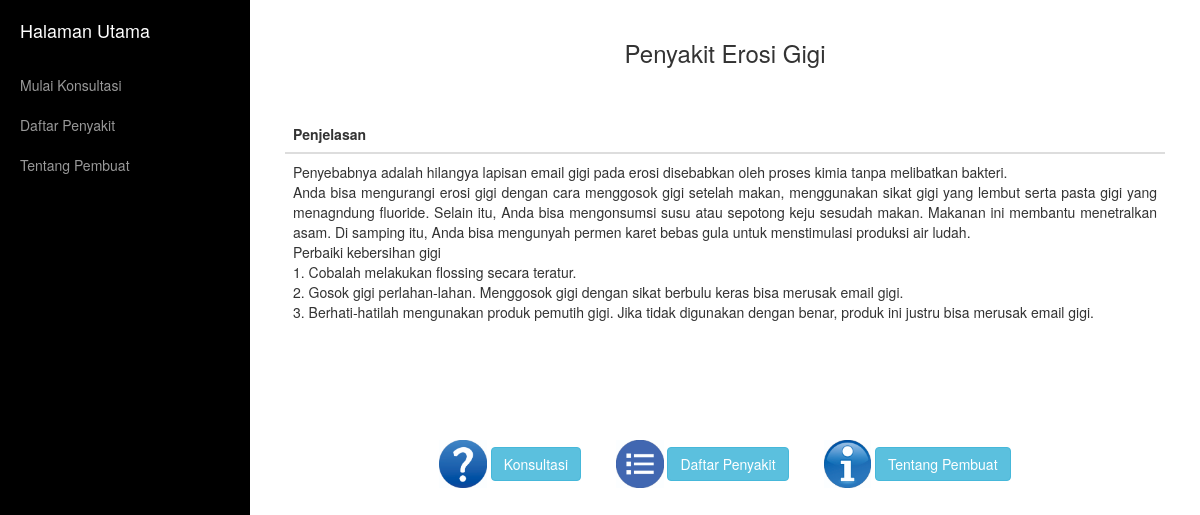
The app's page /p1.php with its own data.
### tables this page shows
CREATE TABLE `penyakit` (
  `id_penyakit` varchar(3) NOT NULL,
  `nama` varchar(50) NOT NULL,
  `solusi` text NOT NULL
);

### p1.php (the view, shortened to what this page needs)
<!DOCTYPE html>
<html lang="en">
<head>
<?php
$query=mysql_query("select * from penyakit where id_penyakit='p1'");
?>
    <link href="css/bootstrap.min.css" rel="stylesheet">
    <link href="css/simple-sidebar.css" rel="stylesheet">
</head>
<body>
    <div id="wrapper">
        <div id="sidebar-wrapper">
            <ul class="sidebar-nav">
                <li class="sidebar-brand">
                    <a href="index.html">
                       Halaman Utama
                    </a>
                </li>
                <li>
                    <a href="konsultasi.php">Mulai Konsultasi</a>
                </li>
                <li>
                    <a href="daftar_penyakit.php">Daftar Penyakit</a>
                </li>
                <li>
                    <a href="tentang.php">Tentang Pembuat</a>
                </li>
            </ul>
        </div>
        <div id="page-content-wrapper">
            <div class="container-fluid">
                <div class="row">
                    <div class="col-lg-12">
                        <div class = "table-responsive">
                           <table class = "table">
                            <?php
                              while($row=mysql_fetch_array($query)){
                              ?>
                              <h3 align="center">Penyakit <?php echo $row['nama'];?></h3><br>
                              <thead>
                                 <tr>
                                 <br>
                                    <th width="65%">Penjelasan</th>
                                 </tr>
                              </thead>
                              <tbody>
                                <tr>
                                    <td><?php echo $row['solusi'];?></td>
                                </tr>
                              </tbody>
                           </table>
                        </div>
                    </div>
                </div>
            </div>
        </div>
<br><br><br><p align="center"><img height='5%' width='5%'src='konsult.jpg'> <a href="konsultasi.php" class="btn btn-info">Konsultasi</a>
                        &nbsp&nbsp&nbsp&nbsp&nbsp&nbsp&nbsp&nbsp<img height='5%' width='5%' src='list.jpg'> <a href="daftar_penyakit.php" class="btn btn-info">Daftar Penyakit</a>
                        &nbsp&nbsp&nbsp&nbsp&nbsp&nbsp&nbsp&nbsp<img height='5%' width='5%' src='about.jpg'> <a href="tentang.php" class="btn btn-info">Tentang Pembuat</a></p>
    </div>
</body>
</html>
<?php
}
?>

### css/simple-sidebar.css (style rules this page uses)
body { overflow-x: hidden; }
#wrapper { padding-left: 0; -webkit-transition: all 0.5s ease; -moz-transition: all 0.5s ease; -o-transition: all 0.5s ease; transition: all 0.5s ease; }
#sidebar-wrapper { z-index: 1000; position: fixed; left: 250px; width: 0; height: 100%; margin-left: -250px; overflow-y: auto; background: #000; -webkit-transition: all 0.5s ease; -moz-transition: all 0.5s ease; -o-transition: all 0.5s ease; transition: all 0.5s ease; }
#page-content-wrapper { width: 100%; position: absolute; padding: 15px; }
.sidebar-nav { position: absolute; top: 0; width: 250px; margin: 0; padding: 0; list-style: none; }
.sidebar-nav li { text-indent: 20px; line-height: 40px; }
.sidebar-nav li a { display: block; text-decoration: none; color: #999999; }
.sidebar-nav > .sidebar-brand { height: 65px; font-size: 18px; line-height: 60px; }
.sidebar-nav > .sidebar-brand a { color: #999999; }
@media (min-width:768px) { #wrapper { padding-left: 250px; } }
@media (min-width:768px) { #sidebar-wrapper { width: 250px; } }
@media (min-width:768px) { #page-content-wrapper { padding: 20px; position: relative; } }

### records on screen
penyakit: nama "Erosi Gigi", solusi "Penyebabnya adalah hilangya lapisan email gigi pada erosi disebabkan oleh proses kimia tanpa melibatkan bakteri. Anda bisa mengurangi erosi gigi dengan cara menggosok gigi setelah makan, menggunakan sikat gigi yang lembut serta pasta gigi yang menagndung fluoride. Selain itu, Anda bisa mengonsumsi susu atau sepotong keju sesudah makan. Makanan ini membantu menetralkan asam. Di samping itu, Anda bisa mengunyah permen karet bebas gula untuk menstimulasi produksi air ludah. Perbaiki kebersihan gigi 1. Cobalah melakukan flossing secara teratur. 2. Gosok gigi perlahan-lahan. Menggosok gigi dengan sikat berbulu keras bisa merusak email gigi. 3. Berhati-hatilah mengunakan produk pemutih gigi. Jika…"
